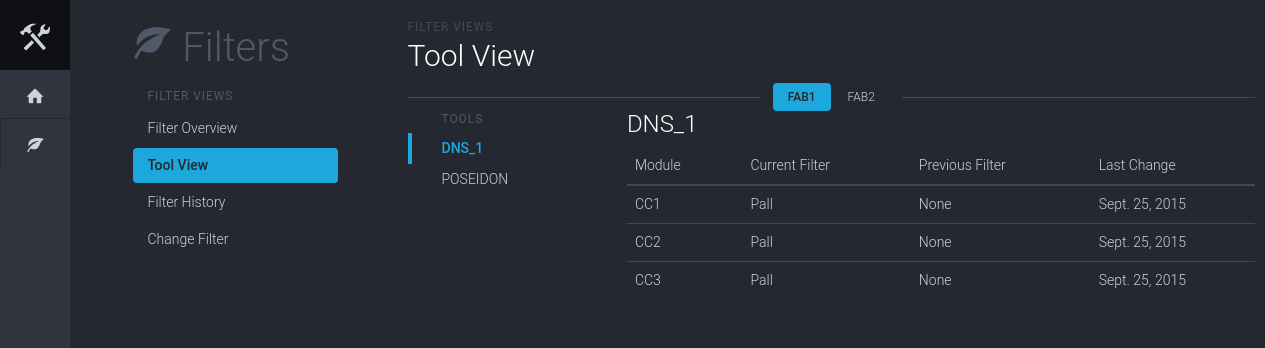
The page /filters/tools/fab1/ on the database as committed earlier.
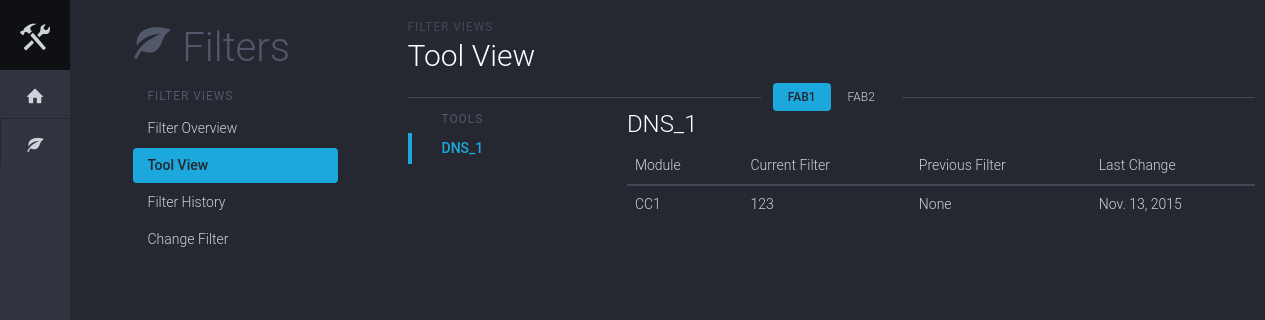
The same page on the database as committed later.
### filter_app/models.py (models this page shows)
class Tool(models.Model):
	CR_CHOICES = (
	    ('FAB1', 'FAB1'),
	    ('FAB2', 'FAB2'),
	)
	name = models.CharField(max_length=8, unique=True)
	cleanroom = models.CharField(max_length=16, choices=CR_CHOICES, default='FAB1', null=True)
	class Meta:
		app_label = 'filter_app'
		verbose_name = 'tool'
		verbose_name_plural = 'tools'
		ordering = ['cleanroom', 'name', ]
	def __unicode__(self):
		return self.name
	def __str__(self):
		return self.name

class Module(models.Model):
	name = models.CharField(max_length=32, unique=True)
	main_tool = models.ForeignKey(Tool)
	current_filter = models.ForeignKey(Filter, related_name='+')
	previous_filter = models.ForeignKey(Filter, related_name='+', null=True) # No backwards relation!
	chemistry = models.ManyToManyField(Chemistry, related_name='modules')
	class Meta:
		app_label = 'filter_app'
		verbose_name = 'module'
		verbose_name_plural = 'modules'
	def __unicode__(self):
		return self.name
	def __str__(self):
		return self.main_tool.name + '-' +self.name

class Filter(models.Model):
	product_code = models.CharField(max_length=255, unique=True)
	manufacturer = models.CharField(max_length=255)
	pore_size = models.CharField(max_length=32)
	class Meta:
		app_label = 'filter_app'
		verbose_name = 'filter'
		verbose_name_plural = 'filters'
	def __unicode__(self):
		return self.product_code
	def __str__(self):
		return self.product_code

class FilterSwap(models.Model):
	module = models.ForeignKey(Module, related_name='swaps')
	swapped_filter = models.ForeignKey(Filter, related_name='swaps')
	comment = models.TextField()
	date = models.DateField('Date', default=datetime.date.today)
	who = models.CharField(max_length=32, null=True)
	class Meta:
		app_label = 'filter_app'
		verbose_name = 'filter swap'
		verbose_name_plural = 'filter swaps'
		ordering = ['-date']
	def __unicode__(self):
		return str(self.module) + ': filter changed on ' + str(self.date)
	def __str__(self):
		return str(self.module) + ': filter changed on ' + str(self.date)
	def save(self, *args, **kwargs):
		active_filter = self.module.current_filter
		if active_filter and self.swapped_filter != active_filter:
			self.module.previous_filter = active_filter
			print 'filter swapped!'
			print self.module.previous_filter
		super(FilterSwap, self).save(*args, **kwargs)

### filter_app/views.py (the view)
# urls.py: url(r'^tools/(?P<fab>[\w-]+)/(?P<tool>[\w-]*)$', views.ToolView.as_view(), name='test'),
class ToolView(ListView):
	model = models.Tool
	context_object_name = 'tool_list'
	template_name = 'overview3.html'
	def get_context_data(self, **kwargs):
		modules = models.Module.objects.filter(main_tool__name__iexact=self.tool).prefetch_related()
		ctx = super(ToolView, self).get_context_data(**kwargs)
		ctx['modules'] = modules
		ctx['current_tool'] = self.tool
		ctx['fab'] = self.fab
		return ctx
	def get_queryset(self):
		self.fab = self.kwargs['fab']
		if not self.kwargs['tool']:
			self.tool = models.Tool.objects.filter(cleanroom__iexact=self.fab).first().name.lower()
		else:
			self.tool = self.kwargs['tool']
		return self.model.objects.filter(cleanroom__iexact=self.fab).prefetch_related()

### filter_app/templatetags/filter_tags.py (called while the page is built)
@register.tag
def active(parser, token):
    try:
        args = token.split_contents()
        print 'args: ' + str(args[1]) + ' ' + str(args[2])
        return ActiveUrlNode(args[1], args[2])
    except ValueError:
        raise template.TemplateSyntaxError, "%r tag requires at least 2 arguments" % token.contents.split()[0]

    def render(self, context):
        request = self.request.resolve(context)
        any_of = False
        try:
            url = resolve(request.path_info)
            print 'url: ' + str(url.url_name)
            url_name = url.url_name
            print 'url name-- ' + str(url_name)
            print 'den andere-- ' + str(self.names)
            if url_name == self.names:
                print 'jeeeeej'
                any_of=True
            else:
                print 'tis ni waar '
            '''for n in self.names:
                name = n.resolve(context)
                if url_name.startswith(name):
                    any_of = True
                    break'''
        except:
            print "Cannot resolve %s" % request.path_info
        return self.return_value if any_of else ''

### filter_app/templates/overview3.html (shortened to what this page needs)
{% extends 'layout.html' %}
{% load staticfiles %}
{% block extra_css %}
	<link rel="stylesheet" href="{% static 'css/style.css' %}">
{% endblock extra_css %}
{% block content %}
	<div class="container">
		<div class="row">
			<div class="col-sm-9 col-xs-12 content">
				<div class="dashhead">
					<div class="dashhead-titles">
						<h6 class="dashhead-subtitle">Filter Views</h6>
						<h2 class="dashhead-title">Tool View</h2>
					</div>
				</div>
				<div class="hr-divider">
					<ul class="nav nav-pills hr-divider-content hr-divider-nav" role="tablist">
						<li  {% if fab == 'fab1' %}class="active"{% endif %} role="presentation">
							<a href="{% url 'test' fab='fab1' tool='' %}">Fab1</a>
						</li>
						<li {% if fab == 'fab2' %}class="active"{% endif %} role="presentation">
							<a href="{% url 'test' fab='fab2' tool='' %}" {% if fab == 'fab2' %}class="active"{% endif %}>Fab2</a>
						</li>
					</ul>
				</div>
				<div class="row">
					<div class="col-sm-3 col-xs-4">
						<ul class="nav nav-bordered nav-stacked">
							<li class="nav-header">Tools</li>
							{% for tool in tool_list %}
							<li {% if tool.name|lower == current_tool %}class="active"{% endif %}>
								<a href="{% url 'test' fab=tool.cleanroom|lower tool=tool.name|lower %}">{{ tool.name|upper }}</a>
							</li>
						{% endfor %}
						</ul>
					</div>
					<div class="col-sm-9 col-xs-8">
						<div class="dashhead">
						  	<div class="dashhead-titles">
						    	<h3 class="dashhead-title">DNS_1</h3>
						  	</div>
						</div>
						<div class="table-full">
							<div class="table-responsive">
								<table class="table" data-sort="table">
									<thead>
										<tr>
											<th class="header">Module</th>
											<th class="header">Current Filter</th>
											<th class="header">Previous Filter</th>
											<th class="header">Last Change</th>
										</tr>
									</thead>
									<tbody>
										{% for module in modules %}
										<tr>
											<td>
												{{ module.name }}
											</td>
											<td>
												{{ module.current_filter }}
											</td>
											<td>
												{{  module.previous_filter }}
											</td>
											<td>
												{{ module.swaps.last.date }}
											</td>
										</tr>
										{% endfor %}
									</tbody>
								</table>
							</div>
						</div>
					</div>
				</div>
			</div>
		</div>
	</div>
{% endblock content %}

Rows that differ between the two databases and show on the page:
removed Tool: name "POSEIDON"
removed Module: name "CC2", current_filter "Pall", previous_filter "None", swaps.last "Sept. 25, 2015"
removed Module: name "CC3", current_filter "Pall", previous_filter "None", swaps.last "Sept. 25, 2015"
changed through a linked row, Module "CC1": current_filter "Pall" → "123"; swaps.last "Sept. 25, 2015" → "Nov. 13, 2015"
